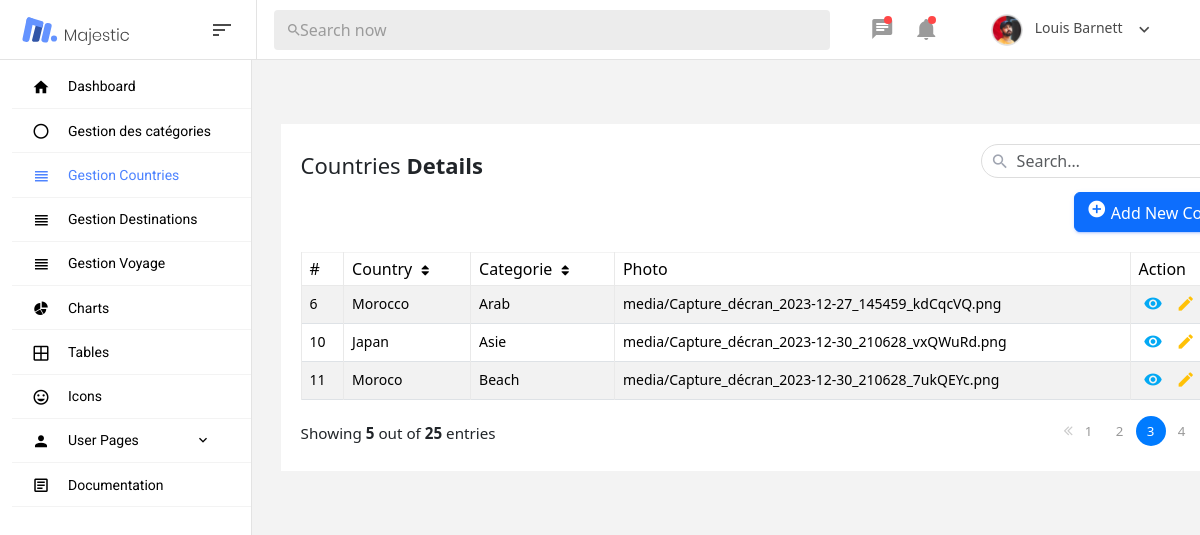
The page /adminHome/gestionCountrie on the database its author committed.
### admin_panel/models.py (models this page shows)
class Country(models.Model):
    id = models.AutoField(primary_key=True)
    categorie=models.ForeignKey(Categorie, on_delete=models.CASCADE)
    nom=models.CharField(max_length=200)
    photo = models.ImageField(upload_to='media/', blank=True, null=True)

class Categorie(models.Model):
    id = models.AutoField(primary_key=True)
    nom=models.CharField(max_length=200,unique=True)
    photo = models.ImageField(upload_to='media/', blank=True, null=True)

### admin_panel/views.py (the view)
# urls.py: path('adminHome/gestionCountrie',views.gestionCountrie,name='gestionCountrie'),
def gestionCountrie(request):
    categ = Categorie.objects.all()
    countries=Country.objects.all()
    return render(request,'admin_panel/gestionCountrie.html',{'categ': categ, 'countries': countries})

### admin_panel/templates/admin_panel/gestionCountrie.html (shortened to what this page needs)
{% extends 'admin_panel/base.html' %}
{% block content %}
<div class="container">
    <div class="table-responsive">
        <div class="table-wrapper">
            <div class="table-title">
                <div class="row">
                    <div class="col-sm-8"><h2>Countries <b>Details</b></h2></div>
                    <div class="col-sm-4">
                        <div class="search-box">
                            <i class="material-icons">&#xE8B6;</i>
                            <input type="text" class="form-control" placeholder="Search&hellip;">
                        </div>
                        <br>
                        <div class="col-xs-6 text-right mt-4">
							<a href="#addCategorieModal" class="btn btn-primary" data-toggle="modal"><i class="material-icons">&#xE147;</i> <span>Add New Countrie</span></a>
						</div>
                    </div>
                </div>
            </div>
            <table class="table table-striped table-hover table-bordered">
                <thead>
                    <tr>
                        <th>#</th>
                        <th>Country <i class="fa fa-sort"></i></th>
                        <th>Categorie <i class="fa fa-sort"></i></th>
                        <th>Photo</th>
                        <th>Action</th>
                    </tr>
                </thead>
                <tbody>
                    {% for country in countries %}
                    <tr>
                        <td>{{country.id}}</td>
                        <td>{{country.nom}}</td>
                        <td>{{country.categorie.nom}}</td>
                        <td>{{country.photo}}</td>
                        <td>
                            <a href="#" class="view" title="View" data-toggle="tooltip"><i class="material-icons">&#xE417;</i></a>
                            <a href="#" class="edit" title="Edit" onclick="openEditModal('{{ country.id }}','{{ country.nom }}','{{ country.categorie.nom }}','{{ country.photo }}')" data-toggle="modal"><i class="material-icons">&#xE254;</i></a>
                        </td>
                    </tr>
                        {% endfor %}
                </tbody>
            </table>
            <div class="clearfix">
                <div class="hint-text">Showing <b>5</b> out of <b>25</b> entries</div>
                <ul class="pagination">
                    <li class="page-item disabled"><a href="#"><i class="fa fa-angle-double-left"></i></a></li>
                    <li class="page-item"><a href="#" class="page-link">1</a></li>
                    <li class="page-item"><a href="#" class="page-link">2</a></li>
                    <li class="page-item active"><a href="#" class="page-link">3</a></li>
                    <li class="page-item"><a href="#" class="page-link">4</a></li>
                    <li class="page-item"><a href="#" class="page-link">5</a></li>
                </ul>
            </div>
        </div>
    </div>
</div>
{% endblock %}
{% block styles %}
{% load static %}
    {{ block.super }}
    <link rel="stylesheet" href="{% static 'admin_panel/css/gestVoyStyle.css' %}">
    <link rel="stylesheet" href="https://maxcdn.bootstrapcdn.com/font-awesome/4.7.0/css/font-awesome.min.css">
    <link href="https://cdn.jsdelivr.net/npm/bootstrap@5.3.2/dist/css/bootstrap.min.css" rel="stylesheet">
    {% endblock %}

### admin_panel/static/admin_panel/css/gestVoyStyle.css (style rules this page uses)
body { color: #566787; background: #f5f5f5; font-family: 'Roboto', sans-serif; }
.table-responsive { margin: 30px 0; }
.table-wrapper { min-width: 1000px; background: #fff; padding: 20px; box-shadow: 0 1px 1px rgba(0,0,0,.05); }
.table-title { padding-bottom: 10px; margin: 0 0 10px; }
.table-title h2 { margin: 8px 0 0; font-size: 22px; }
.search-box { position: relative; float: right; }
.search-box input { height: 34px; border-radius: 20px; padding-left: 35px; border-color: #ddd; box-shadow: none; }
.search-box i { color: #a0a5b1; position: absolute; font-size: 19px; top: 8px; left: 10px; }
table.table tr th, table.table tr td { border-color: #e9e9e9; }
table.table-striped tbody tr:nth-of-type(odd) { background-color: #fcfcfc; }
table.table th i { font-size: 13px; margin: 0 5px; cursor: pointer; }
table.table td:last-child { width: 130px; }
table.table td a { color: #a0a5b1; display: inline-block; margin: 0 5px; }
table.table td a.view { color: #03A9F4; }
table.table td a.edit { color: #FFC107; }
table.table td i { font-size: 19px; }
.pagination { float: right; margin: 0 0 5px; }
.pagination li a { border: none; font-size: 95%; width: 30px; height: 30px; color: #999; margin: 0 2px; line-height: 30px; border-radius: 30px !important; text-align: center; padding: 0; }
.pagination li.active a { background: #03A9F4; }
.pagination li.disabled i { color: #ccc; }
.pagination li i { font-size: 16px; padding-top: 6px }
.hint-text { float: left; margin-top: 6px; font-size: 95%; }

### rows shown on the page
Country: id "6", nom "Morocco", categorie.nom "Arab", photo "media/Capture_décran_2023-12-27_145459_kdCqcVQ.png"
Country: id "10", nom "Japan", categorie.nom "Asie", photo "media/Capture_décran_2023-12-30_210628_vxQWuRd.png"
Country: id "11", nom "Moroco", categorie.nom "Beach", photo "media/Capture_décran_2023-12-30_210628_7ukQEYc.png"
